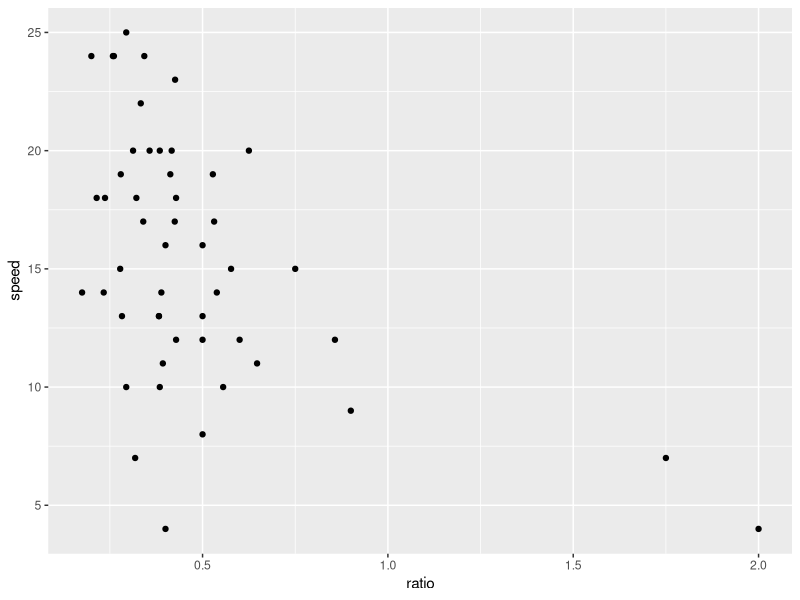
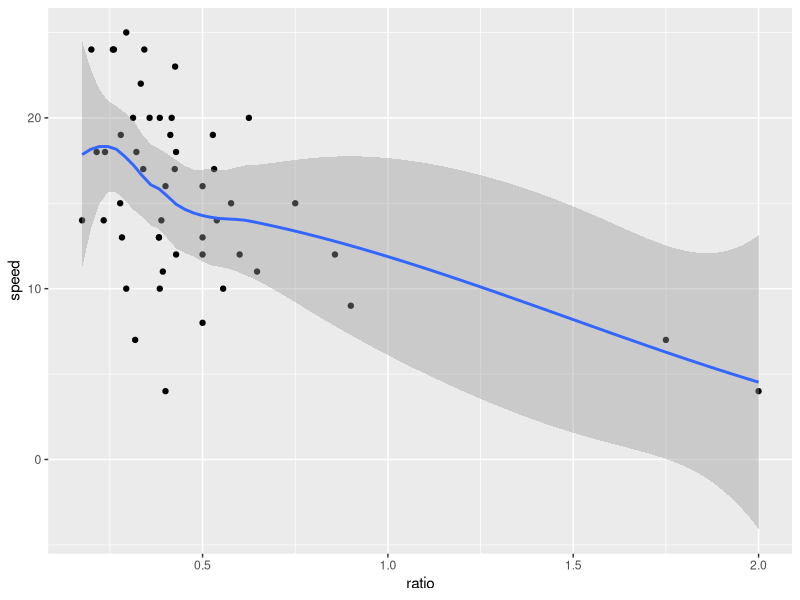
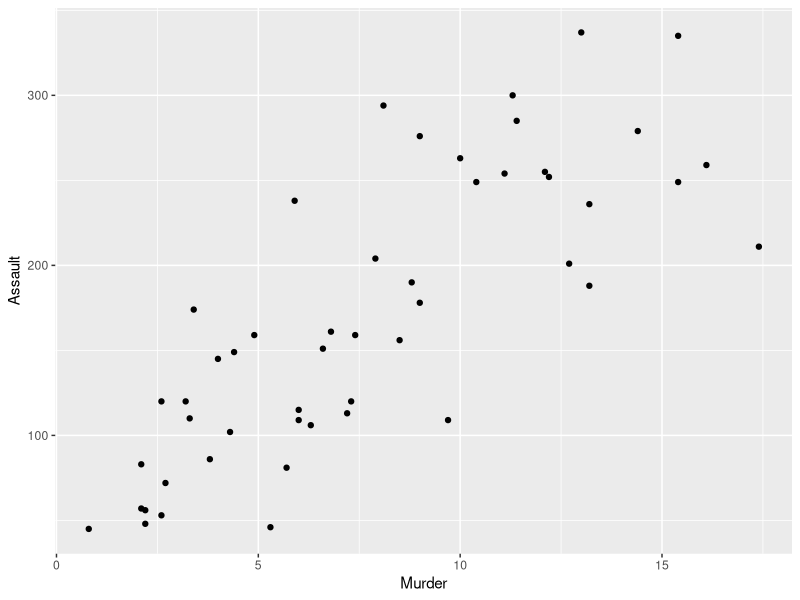
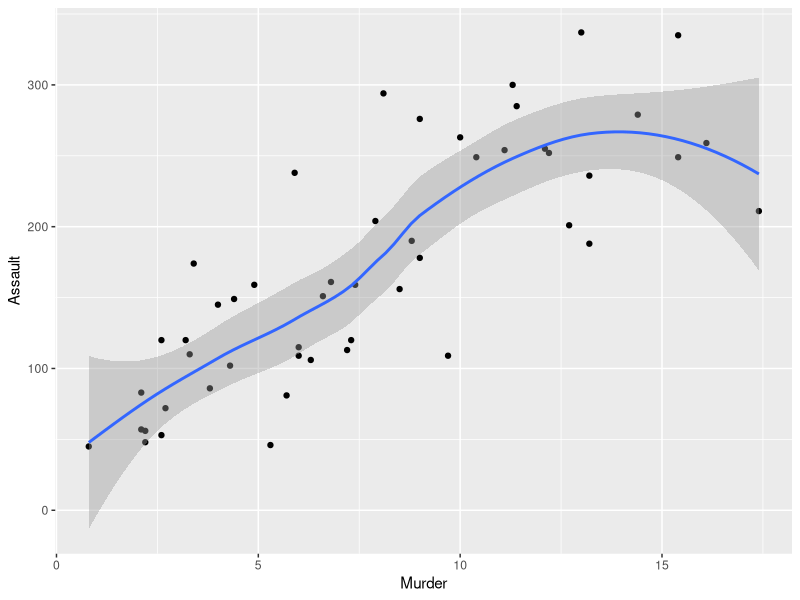
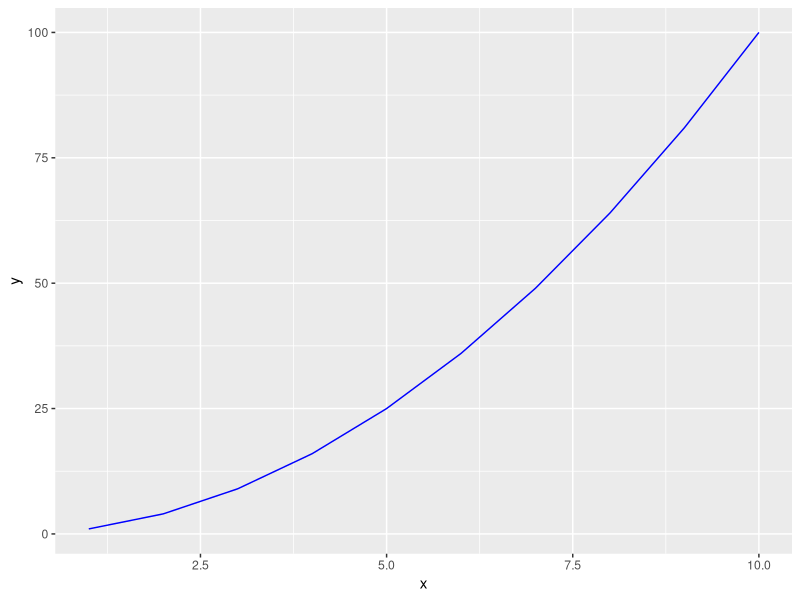
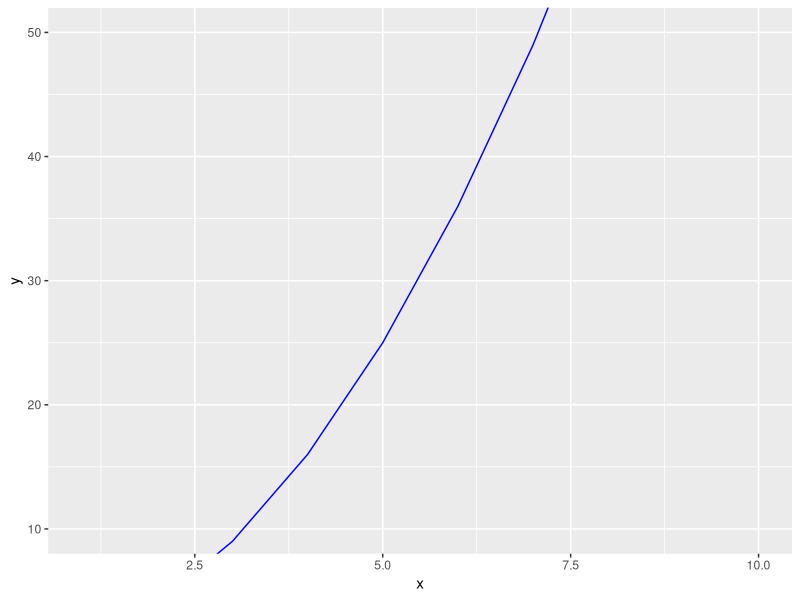
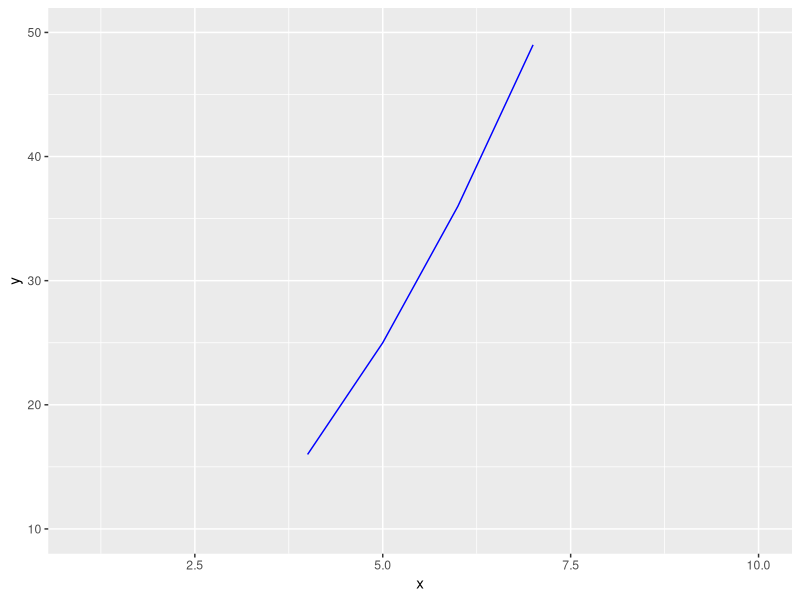
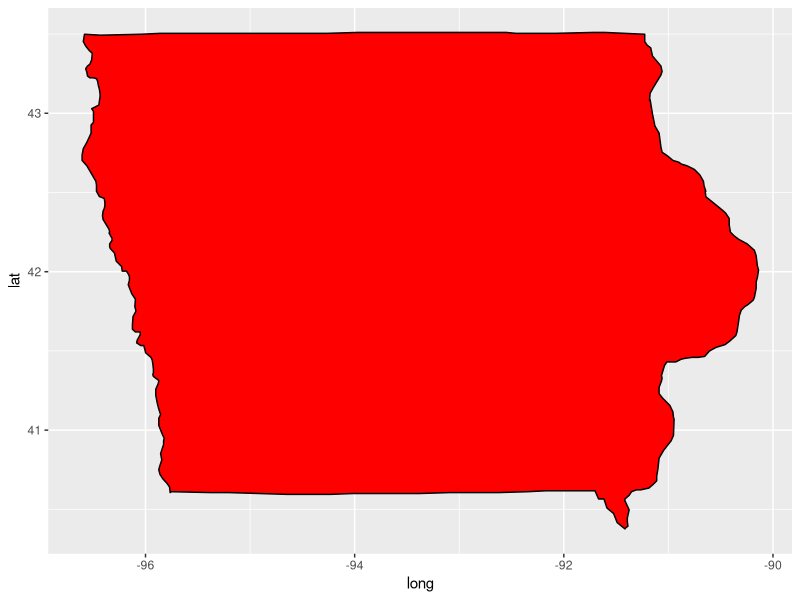

Recreate these plots in R, in order.
## ---- chunk 1
library(knitr)
opts_chunk$set(echo = TRUE, fig.height = 3, fig.width = 5)
#Color Format
colFmt = function(x,color){
  outputFormat = opts_knit$get("rmarkdown.pandoc.to")
  if(outputFormat == 'latex')
    paste("\\textcolor{",color,"}{",x,"}",sep="")
  else if(outputFormat == 'html')
    paste("<font color='",color,"'>",x,"</font>",sep="")
  else
    x
}
#Box Format
boxFmt = function(x){
  outputFormat = opts_knit$get("rmarkdown.pandoc.to")
  if(outputFormat == 'latex')
    paste("\\framebox{\\hspace*{1em} ", x, "}")
  else if(outputFormat == 'html')
    paste("<span class=\"boxed\">", x , "</span>")
  else
    x
}
library(tidyverse)
## ---- chunk 2
cars 
## ---- chunk 3
cars2 <- cars |>
  mutate(ratio = speed/dist)
## ---- chunk 4
g1 <- 
  cars2 |>
  ggplot(aes(x = ratio, y = speed)) +
  geom_point()
g1
## ---- chunk 5
g1 <- 
  cars2 |>
  ggplot(aes(x = ratio, y = speed)) +
  geom_point() +
  geom_smooth()
g1
## ---- chunk 6
g1 <- 
  USArrests |>
  ggplot(aes(x = Murder, y = Assault)) +
  geom_point()
g1
## ---- chunk 7
g1 <- USArrests |> 
  ggplot(aes(x = Murder, y = Assault)) +
  geom_point()+
  geom_smooth(method = "loess")
g1 
## ---- chunk 8
x <- 1:10
y <- x^2
df <- tibble(x = x, y = y)
## ---- chunk 9
ggplot(df) + geom_line(aes(x, y), color = "blue")
## ---- chunk 10
ggplot(df) + geom_line(aes(x, y), color = "blue") +
  coord_cartesian(ylim = c(10,50))

## ---- chunk 11
ggplot(df) + geom_line(aes(x, y), color = "blue") +ylim(10,50)
## ---- chunk 12
library(maps)
## ---- chunk 13
Iowa <- map_data("state") |>
  filter(region == "iowa")
ggplot() + geom_polygon(data = Iowa, aes(x=long, y=lat), fill = "red", color = "black") 
## ---- chunk 14
Iowa <- map_data("state") |>
  filter(region == "iowa")
ggplot() + geom_polygon(data = Iowa, aes(x=long, y=lat), fill = "blue", color = "black") +
  geom_point(aes(x =  -93.6250, y = 41.5868), color = "green", size = 5)
## ---- chunk 15
df <- enframe(c(30,15,5))
ggplot(df, aes(x = name, y = value)) + 
  geom_bar(stat = "identity") + 
  geom_text(aes(label = value), vjust = -1)
## ---- chunk 16
df <- enframe(c(30,15,5))
ggplot(df, aes(x = name, y = value)) + 
  geom_bar(stat = "identity") + 
  geom_text(aes(label = value), vjust = -1) + ylim(0,40)

## ---- chunk 17
g1 <- ggplot(starwars, aes(height, gender)) +
  geom_boxplot()
g1
  
## ---- chunk 18
library(tibble)
df <- tibble(
  race = c("White", "Black or African American", "Some Other Race", "Asian", "Two or More Races", "American Indian and Alaska Native", "Native Hawaiian and Other pacific Islander"),
  pop = c(3603057, 2049418, 1277050, 1177700, 296074, 36075, 4339)
)
## ---- chunk 19
knitr::kable(df)
## ---- chunk 20
g1 <- ggplot(df) +
  geom_bar(aes(x = "", y = pop, fill = race), stat="identity") +
  coord_flip()
g1 
  
## ---- chunk 21
ggplot(mtcars, aes(factor(cyl), mpg)) +
  geom_violin()
## ---- chunk 22
ggplot(mtcars, aes(factor(gear), mpg)) +
  geom_violin()
## ---- chunk 23
starwars |> ggplot(aes(x = mass, y = height)) +
  geom_point() +
  geom_smooth()
## ---- chunk 24
starwars |> filter(mass<1000) |> ggplot(aes(x = mass, y = height)) +
  geom_point() +
  geom_smooth()
